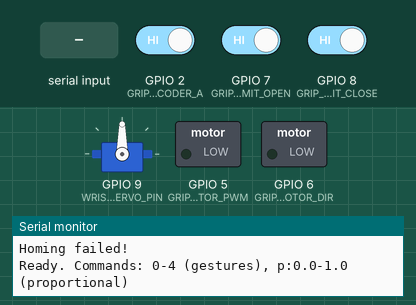
The sketch below on a simulated ESP32-S3. Parts: servo, switched loads named in the sketch (green lamp = pin HIGH), the last lines printed to the serial monitor. Inputs (shaded band) come from the test bench; at power-on: GPIO 7 (GRIP_LIMIT_OPEN) HIGH, GPIO 2 (GRIP_ENCODER_A) HIGH, GPIO 8 (GRIP_LIMIT_CLOSE) HIGH.

Above: at 4.2 s.
4.3 s: "p:90\n" received over Serial
At 5.6 s:
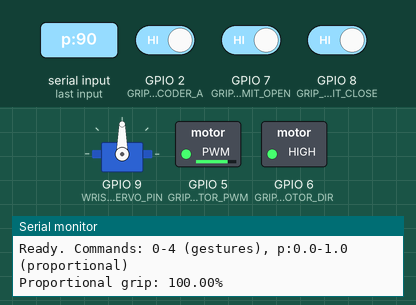
7.3 s: "home\n" received over Serial
At 8.5 s:
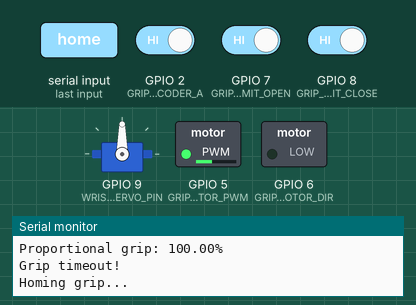
8.8 s: GPIO 7 (GRIP_LIMIT_OPEN) driven LOW
At 9.3 s:
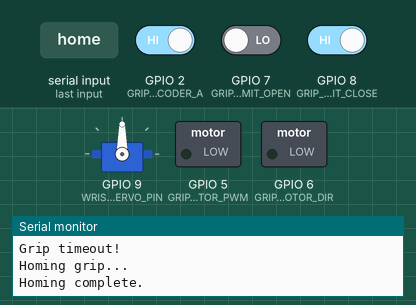
10.3 s: "emg:90\n" received over Serial
At 14.1 s:
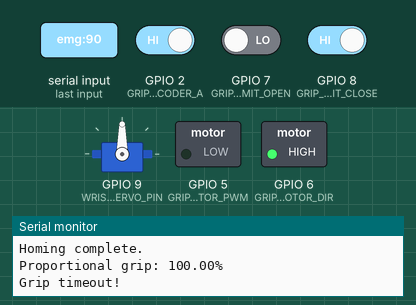
Timing chart, 0 to 14.3 s (numbered marks = the images above; inputs shaded):
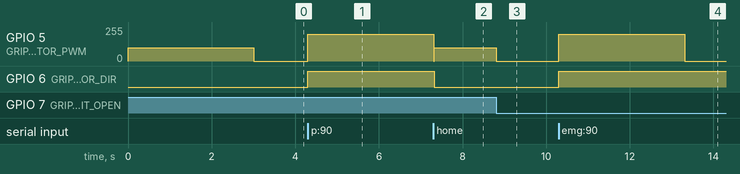

Measured:
- after the input at 4.3 s, GPIO 5 (GRIP_MOTOR_PWM): 0/255 → 200/255 at once; GPIO 6 (GRIP_MOTOR_DIR): LOW → HIGH at once
- after the input at 7.3 s, GPIO 6 (GRIP_MOTOR_DIR): HIGH → LOW at once
- after the input at 8.8 s, GPIO 5 (GRIP_MOTOR_PWM): 100/255 → 0/255 at once
- after the input at 10.3 s, GPIO 5 (GRIP_MOTOR_PWM): 0/255 → 200/255 at once, → 0/255 3.0 s later; GPIO 6 (GRIP_MOTOR_DIR): LOW → HIGH at once

The sketch:

ada-hand-controller.ino
```cpp
// (licence header left out)
#include <Servo.h>
#ifdef ARDUINO_ARCH_ESP32
#include <ESP32Servo.h>
#endif

// Ada Hand specific pins
const int GRIP_MOTOR_PWM = 5;
const int GRIP_MOTOR_DIR = 6;
const int GRIP_ENCODER_A = 2;
const int GRIP_ENCODER_B = 3;
const int WRIST_SERVO_PIN = 9;

// Limit switch for grip protection
const int GRIP_LIMIT_OPEN = 7;
const int GRIP_LIMIT_CLOSE = 8;

// Motor driver
Servo wristServo;

// Gesture enumeration
enum Gesture {
    GESTURE_REST = 0,
    GESTURE_HAND_OPEN = 1,
    GESTURE_HAND_CLOSE = 2,
    GESTURE_WRIST_FLEXION = 3,
    GESTURE_WRIST_EXTENSION = 4
};

// Grip motor state
volatile long encoderCount = 0;
const long ENCODER_OPEN = 0;
const long ENCODER_CLOSE = 500;  // Adjust based on cable travel

// Wrist position
int wristPosition = 90;  // Neutral
const int WRIST_MIN = 0;
const int WRIST_MAX = 180;

// Control parameters
const int MOTOR_SPEED = 200;     // PWM value 0-255
const int GRIP_TOLERANCE = 10;   // Encoder counts
float emgLevel = 0.0;
bool proportionalMode = true;

// Safety
const unsigned long GRIP_TIMEOUT_MS = 3000;
const int MAX_MOTOR_CURRENT = 500;  // mA (requires current sensing)

void setup() {
    Serial.begin(115200);
    Serial.println("WIA Ada Hand Controller v1.0");

    // Motor pins
    pinMode(GRIP_MOTOR_PWM, OUTPUT);
    pinMode(GRIP_MOTOR_DIR, OUTPUT);

    // Encoder pins
    pinMode(GRIP_ENCODER_A, INPUT_PULLUP);
    pinMode(GRIP_ENCODER_B, INPUT_PULLUP);
    attachInterrupt(digitalPinToInterrupt(GRIP_ENCODER_A), encoderISR, RISING);

    // Limit switches
    pinMode(GRIP_LIMIT_OPEN, INPUT_PULLUP);
    pinMode(GRIP_LIMIT_CLOSE, INPUT_PULLUP);

    // Wrist servo
    wristServo.attach(WRIST_SERVO_PIN);
    wristServo.write(wristPosition);

    // Home the grip
    homeGrip();

    Serial.println("Ready. Commands: 0-4 (gestures), p:0.0-1.0 (proportional)");
}

void loop() {
    handleSerialInput();
    delay(10);
}

void encoderISR() {
    if (digitalRead(GRIP_ENCODER_B)) {
        encoderCount++;
    } else {
        encoderCount--;
    }
}

void handleSerialInput() {
    if (Serial.available() > 0) {
        String input = Serial.readStringUntil('\n');
        input.trim();

        if (input.startsWith("p:")) {
            float level = input.substring(2).toFloat();
            setProportionalGrip(level);
        }
        else if (input.startsWith("emg:")) {
            emgLevel = input.substring(4).toFloat();
            if (proportionalMode) {
                setProportionalGrip(emgLevel);
            }
        }
        else if (input.length() == 1 && isDigit(input[0])) {
            executeGesture((Gesture)input.toInt());
        }
        else if (input == "home") {
            homeGrip();
        }
        else if (input == "status") {
            printStatus();
        }
    }
}

void executeGesture(Gesture gesture) {
    Serial.print("Executing gesture: ");
    Serial.println(gesture);

    switch (gesture) {
        case GESTURE_REST:
        case GESTURE_HAND_OPEN:
            openGrip();
            break;

        case GESTURE_HAND_CLOSE:
            closeGrip();
            break;

        case GESTURE_WRIST_FLEXION:
            // Ada Hand: wrist rotation for flexion gesture
            rotateWrist(-30);
            break;

        case GESTURE_WRIST_EXTENSION:
            rotateWrist(30);
            break;
    }
}

void setProportionalGrip(float level) {
    level = constrain(level, 0.0, 1.0);
    long targetPosition = (long)(level * ENCODER_CLOSE);

    Serial.print("Proportional grip: ");
    Serial.print(level * 100);
    Serial.println("%");

    moveGripToPosition(targetPosition);
}

void openGrip() {
    moveGripToPosition(ENCODER_OPEN);
}

void closeGrip() {
    moveGripToPosition(ENCODER_CLOSE);
}

void moveGripToPosition(long targetPosition) {
    unsigned long startTime = millis();

    while (abs(encoderCount - targetPosition) > GRIP_TOLERANCE) {
        // Timeout protection
        if (millis() - startTime > GRIP_TIMEOUT_MS) {
            stopMotor();
            Serial.println("Grip timeout!");
            return;
        }

        // Limit switch protection
        if (!digitalRead(GRIP_LIMIT_OPEN) && targetPosition < encoderCount) {
            encoderCount = ENCODER_OPEN;
            stopMotor();
            return;
        }
        if (!digitalRead(GRIP_LIMIT_CLOSE) && targetPosition > encoderCount) {
            encoderCount = ENCODER_CLOSE;
            stopMotor();
            return;
        }

        // Move motor
        if (encoderCount < targetPosition) {
            // Close (direction depends on wiring)
            digitalWrite(GRIP_MOTOR_DIR, HIGH);
            analogWrite(GRIP_MOTOR_PWM, MOTOR_SPEED);
        } else {
            // Open
            digitalWrite(GRIP_MOTOR_DIR, LOW);
            analogWrite(GRIP_MOTOR_PWM, MOTOR_SPEED);
        }

        delay(10);
    }

    stopMotor();
}

void stopMotor() {
    analogWrite(GRIP_MOTOR_PWM, 0);
}

void homeGrip() {
    Serial.println("Homing grip...");

    // Move to open limit
    digitalWrite(GRIP_MOTOR_DIR, LOW);
    analogWrite(GRIP_MOTOR_PWM, MOTOR_SPEED / 2);

    unsigned long startTime = millis();
    while (digitalRead(GRIP_LIMIT_OPEN)) {
        if (millis() - startTime > GRIP_TIMEOUT_MS) {
            stopMotor();
            Serial.println("Homing failed!");
            return;
        }
        delay(10);
    }

    stopMotor();
    encoderCount = ENCODER_OPEN;
    Serial.println("Homing complete.");
}

void rotateWrist(int degrees) {
    wristPosition = constrain(wristPosition + degrees, WRIST_MIN, WRIST_MAX);
    wristServo.write(wristPosition);

    Serial.print("Wrist: ");
    Serial.println(wristPosition);
}

void printStatus() {
    Serial.println("=== Ada Hand Status ===");
    Serial.print("Encoder: ");
    Serial.println(encoderCount);
    Serial.print("Wrist: ");
    Serial.println(wristPosition);
    Serial.print("EMG Level: ");
    Serial.println(emgLevel);
    Serial.print("Limit Open: ");
    Serial.println(!digitalRead(GRIP_LIMIT_OPEN) ? "TRIGGERED" : "OK");
    Serial.print("Limit Close: ");
    Serial.println(!digitalRead(GRIP_LIMIT_CLOSE) ? "TRIGGERED" : "OK");
}
```
